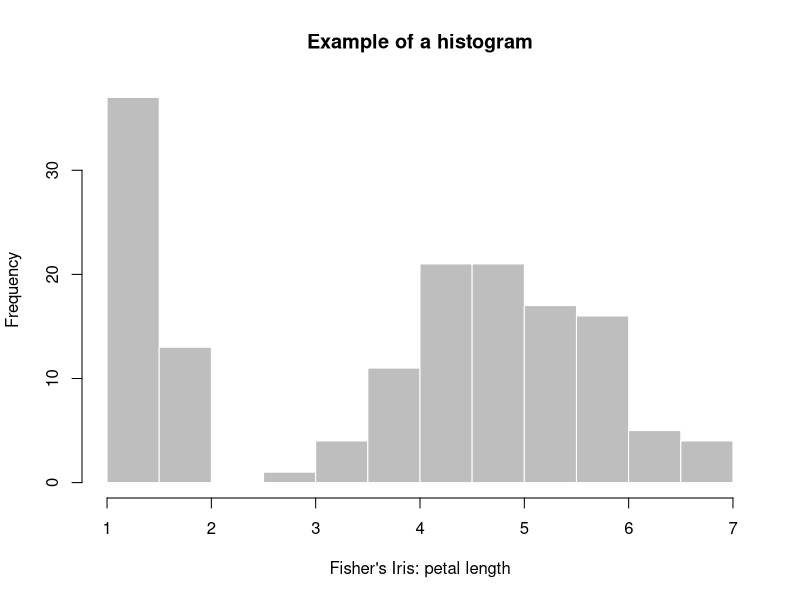
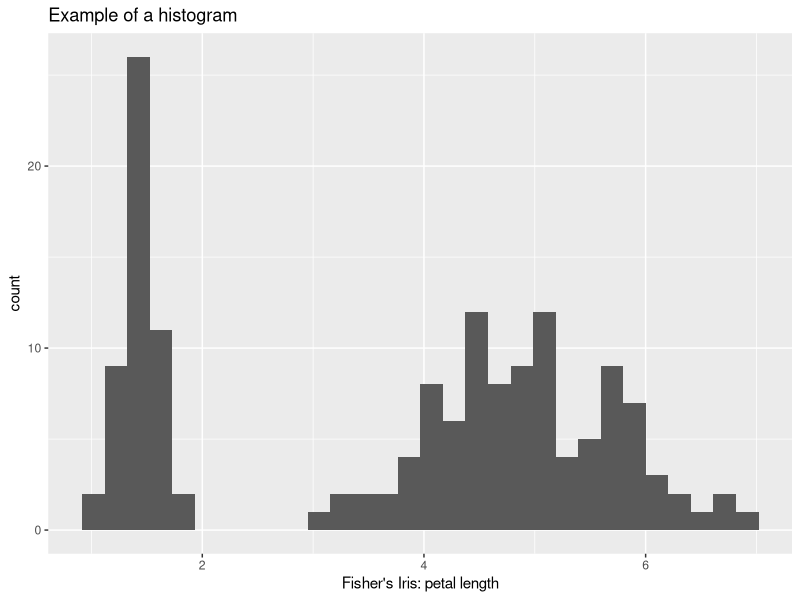
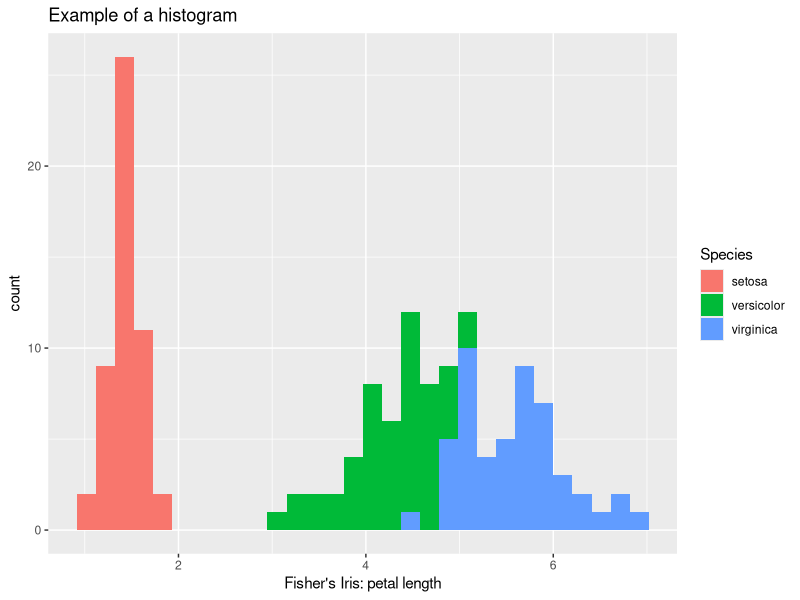
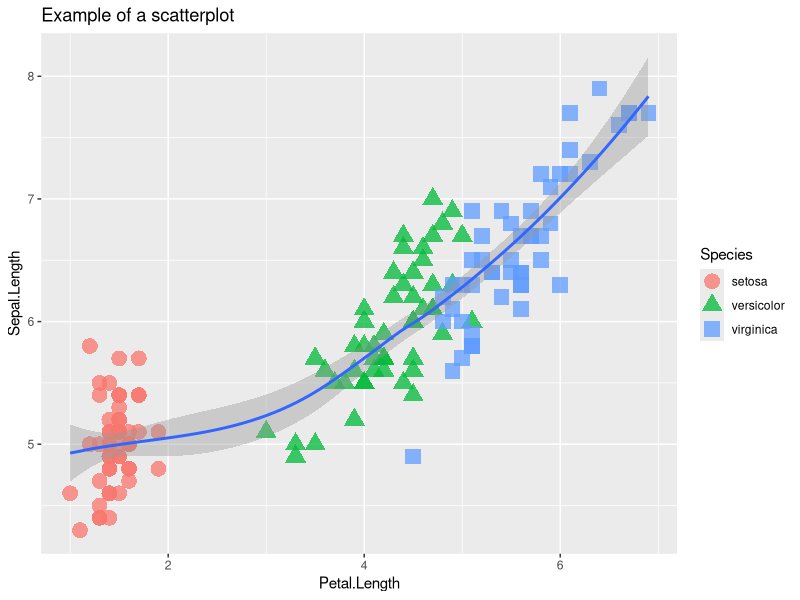
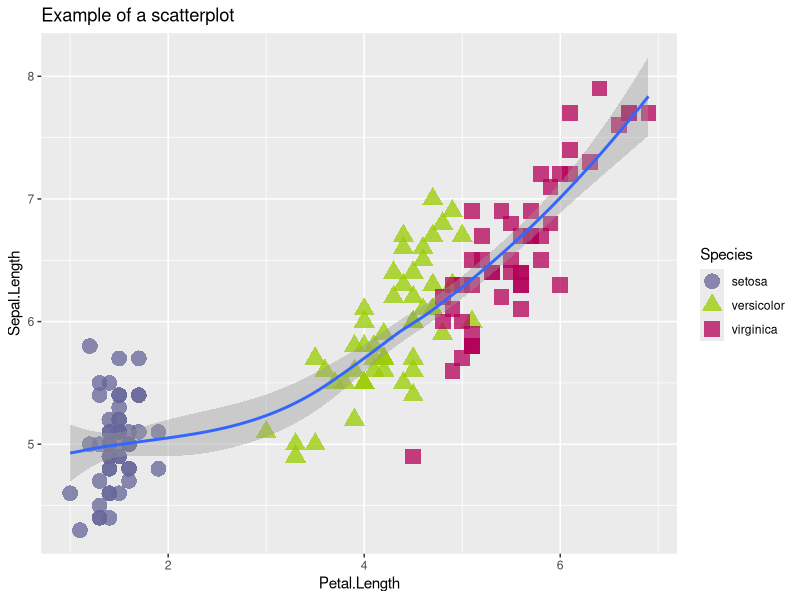
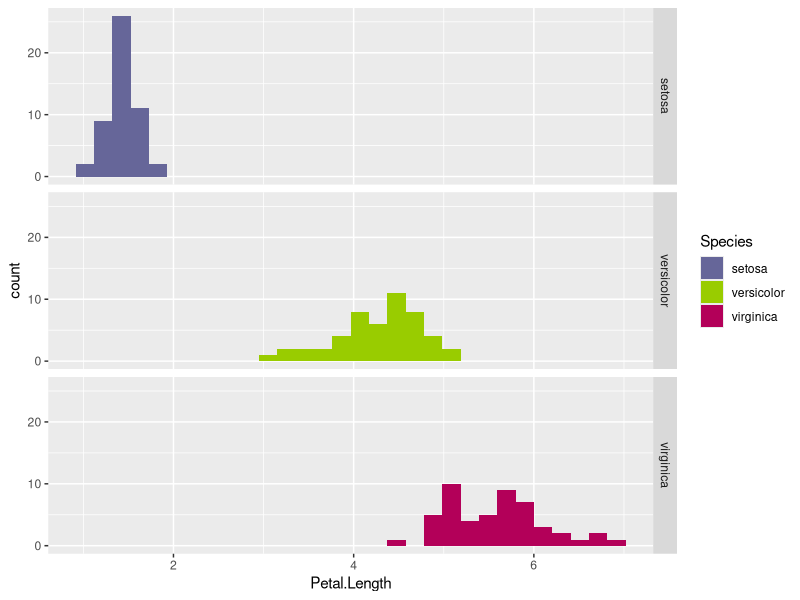

Reproduce these figures in R, in order.
## ---- chunk 1
knitr::opts_chunk$set(collapse = TRUE, out.width = "60%",
                      warning = FALSE, message = FALSE,
                      tidy = FALSE)
## ---- chunk 2
head(iris)
## ---- chunk 3
hist(iris$Petal.Length, col = "grey", border = "white",
     main = "Example of a histogram", xlab = "Fisher's Iris: petal length")
## ---- chunk 4
library(ggplot2)
my_plot <- ggplot(iris) + geom_histogram(aes(Petal.Length)) +
  labs(title = "Example of a histogram",
       x = "Fisher's Iris: petal length")
my_plot
## ---- chunk 5
my_plot + aes(fill = Species)
## ---- chunk 6
my_plot <- ggplot(iris, aes(x = Petal.Length, y = Sepal.Length)) +
  geom_point(aes(color = Species, shape = Species),
             size = 5, alpha = .75) +
  geom_smooth() +
  labs(title = "Example of a scatterplot")
my_plot
## ---- chunk 7
col <- c(setosa = "#666699", versicolor = "#99cc00", virginica = "#b30059")
my_plot + scale_color_manual(values = col)
## ---- chunk 8
new_plot <- ggplot(iris) +
  geom_histogram(aes(x = Petal.Length, fill = Species)) +
  scale_fill_manual(values = col) + facet_grid(Species ~  .)
new_plot
